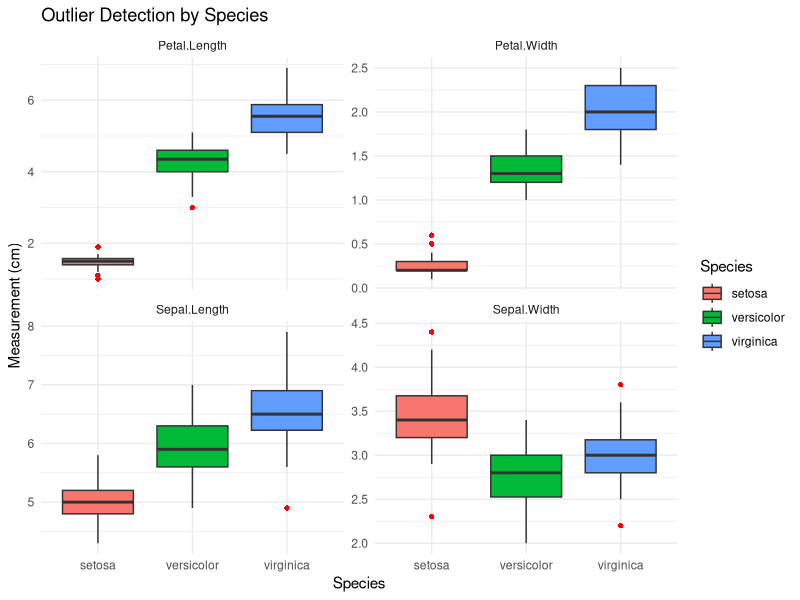

This figure's R source:
## ---- chunk 1
#| message: false
#| warning: false
library(tidyverse)
library(GGally)
library(knitr)
## ---- chunk 2
glimpse(iris)
## ---- chunk 3
summary(iris)
## ---- chunk 4
colSums(is.na(iris))
## ---- chunk 5
iris %>%
  group_by(Species) %>%
  summarise(
    mean_sepal_length = mean(Sepal.Length),
    mean_sepal_width = mean(Sepal.Width),
    mean_petal_length = mean(Petal.Length),
    mean_petal_width = mean(Petal.Width)
  ) %>%
    kable()
## ---- chunk 6
iris %>%
  group_by(Species) %>%
  summarise(
    median_sepal_length = median(Sepal.Length),
    median_sepal_width = median(Sepal.Width),
    median_petal_length = median(Petal.Length),
    median_petal_width = median(Petal.Width)
  ) %>%
    kable()
## ---- chunk 7
iris %>%
  group_by(Species) %>%
  summarise(
    sd_sepal_length = sd(Sepal.Length),
    sd_sepal_width = sd(Sepal.Width),
    sd_petal_length = sd(Petal.Length),
    sd_petal_width = sd(Petal.Width)
  ) %>%
    kable()
## ---- chunk 8
iris %>%
  group_by(Species) %>%
  summarise(
    min_sepal_length = min(Sepal.Length),
    min_sepal_width = min(Sepal.Width),
    min_petal_length = min(Petal.Length),
    min_petal_width = min(Petal.Width)
  ) %>%
    kable()
## ---- chunk 9
iris %>%
  group_by(Species) %>%
  summarise(
    max_sepal_length = max(Sepal.Length),
    max_sepal_width = max(Sepal.Width),
    max_petal_length = max(Petal.Length),
    max_petal_width = max(Petal.Width)
  ) %>%
    kable()
## ---- chunk 10
iris %>%
  pivot_longer(cols = -Species, names_to = "Feature", values_to = "Value") %>%
  ggplot(aes(x = Species, y = Value, fill = Species)) +
  geom_boxplot(outlier.colour = "red", outlier.shape = 16) +
  facet_wrap(~Feature, scales = "free_y") +
  theme_minimal() +
  labs(
    title = "Outlier Detection by Species",
    x = "Species",
    y = "Measurement (cm)"
  )
